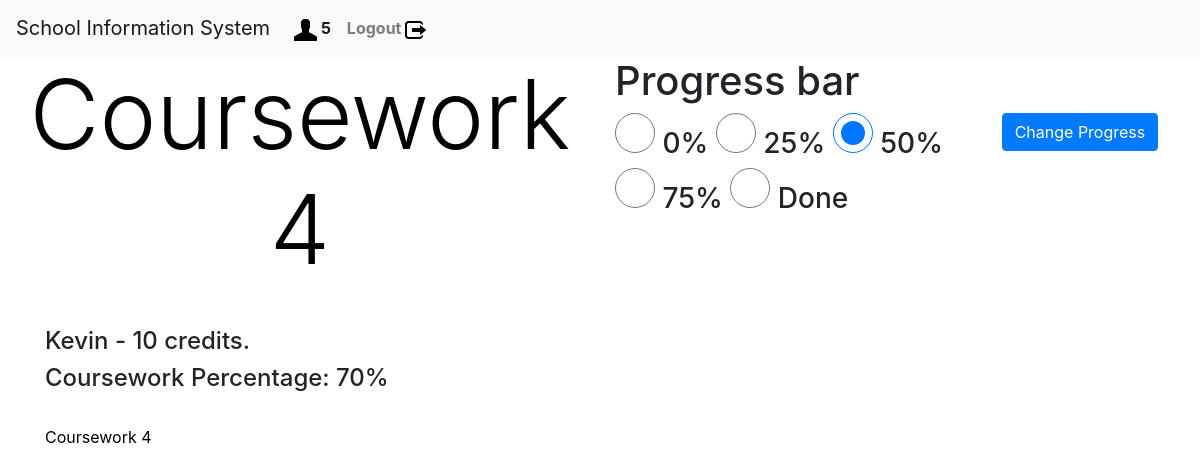
Page /coursework_details/18/18/ (signed in) on the committed database.
### sis/models.py (models this page shows, shortened)
class Coursework(models.Model):
    title = models.CharField(max_length=255)
    start = models.DateField()
    end = models.DateField()
    description =  models.TextField(blank=True, null=True)
    percentage = models.IntegerField(blank=True, null=True)
    module = models.ForeignKey(Module, on_delete=models.CASCADE)
    color = models.CharField(max_length=255, default="#948b79")
    class Meta:
        unique_together = ("module", "title")
        index_together = ["module", "title"]

class Module(models.Model):
    name = models.CharField(max_length=255, unique=True)
    description = models.TextField(max_length=4000, default="")
    credits = models.IntegerField(default=10)

### sis/views.py (the view)
# urls.py: path('coursework_details/<int:module_id>/<int:coursework_id>/', views.coursework_details, name='coursework_details'),
def coursework_details(request, module_id, coursework_id):
    coursework = Coursework.objects.get(id=coursework_id)
    user_cousework_object = UserCourseworkMembership.objects.get(user=request.session['user_id'],coursework=coursework)
    print(user_cousework_object.percentage)
    form = CourseworkCompletedForm(request.POST or None, initial={'percentage': user_cousework_object.percentage})
    if form.is_valid():
        print(form.cleaned_data.get('percentage'))
        object = UserCourseworkMembership.objects.get(user=request.session['user_id'],coursework=coursework_id)
        object.percentage = form.cleaned_data.get('percentage')
        object.save()
    coursework = Coursework.objects.get(id=coursework_id)
    user_cousework_object = UserCourseworkMembership.objects.get(user=request.session['user_id'],coursework=coursework)
    module_object = Module.objects.get(id=module_id)
    return render(request, 'sis/coursework_details.html', {'form':form, 'module_id' : module_id, 'coursework_id' : coursework_id, 'coursework_percentage':coursework.percentage, 'module_title':module_object.name,'module_credits':module_object.credits, 'coursework_details': coursework.description, 'coursework_title':coursework.title})

### sis/forms.py
class CourseworkCompletedForm(forms.ModelForm):
    class Meta:
        model = UserCourseworkMembership
        fields = ['percentage']
        widgets = {
            'percentage': MyRadioSelect(),
        }

### sis/templates/sis/coursework_details.html (shortened to what this page needs)
{% extends 'sis/base.html' %}
{% block content %}
<div class="row">
  <div class="col-sm">
    <h1 class="display-1"><p class="text-center">{{coursework_title}}</p></h1>
  </div>
  <div class="col-sm">
      <div class="row">
        <div class="col">
          <h1>Progress bar</h1>
        </div>
      </div>
      <div class="row">
        <div class="col">
        <form method="post" novalidate>
          <div class="form-row">
            <div class="col-sm-8">
                <div class="row">
                  <div class="col">
                      {% for field in form %}
                      <h3>{{field}}</h3>
                      {% endfor %}
                  </div>
                </div>
          </div>
            <div class="col-sm-4">
              <button type="submit" class="btn btn-primary">Change Progress</button>
            </div>
          </div>
        </form>
        </div>
      </div>
  </div>
</div>
<div class="container">
  <br>
  <h4>{{module_title}} - {{module_credits}} credits.</h4>
  <h4>Coursework Percentage: {{coursework_percentage}}%</h4>
  <br>
  <p class="text-justify">{{coursework_details}}</p>
</div>
{% endblock %}

### sis/static/mystyle.css (style rules this page uses)
p { text-align: center; color: black; }
input[type=radio] { width:40px; height:40px; }

### rows in the picture
Coursework: title "Coursework 4", description "Coursework 4"
Module: name "Kevin"

### other values in the picture
{{ request.session.username }} "5"
{{ module_credits }} "10"
{{ coursework_percentage }} "70"
